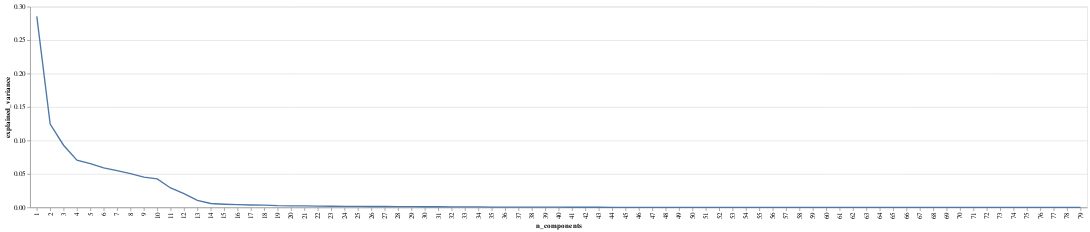

This figure's notebook cell:
### Code cell
draw_components_variance_chart(pca)

### Figure 1 — Vega-Lite specification as saved in the notebook (floating-point values rounded to 4 significant figures)
{"config": {"view": {"continuousWidth": 400, "continuousHeight": 300}}, "data": {"name": "data-421fb1d13028be36a48cf9e052dd18f2"}, "mark": "line", "encoding": {"x": {"field": "n_components", "type": "ordinal"}, "y": {"field": "explained_variance", "type": "quantitative"}}, "$schema": "https://vega.github.io/schema/vega-lite/v4.17.0.json", "datasets": {"data-421fb1d13028be36a48cf9e052dd18f2": [{"n_components": 1, "explained_variance": 0.2856}, {"n_components": 2, "explained_variance": 0.1245}, {"n_components": 3, "explained_variance": 0.09292}, {"n_components": 4, "explained_variance": 0.07071}, {"n_components": 5, "explained_variance": 0.06533}, {"n_components": 6, "explained_variance": 0.05911}, {"n_components": 7, "explained_variance": 0.05504}, {"n_components": 8, "explained_variance": 0.05057}, {"n_components": 9, "explained_variance": 0.04528}, {"n_components": 10, "explained_variance": 0.04266}, {"n_components": 11, "explained_variance": 0.02908}, {"n_components": 12, "explained_variance": 0.02053}, {"n_components": 13, "explained_variance": 0.01043}, {"n_components": 14, "explained_variance": 0.005794}, {"n_components": 15, "explained_variance": 0.00474}, {"n_components": 16, "explained_variance": 0.004111}, {"n_components": 17, "explained_variance": 0.003635}, {"n_components": 18, "explained_variance": 0.003322}, {"n_components": 19, "explained_variance": 0.002618}, {"n_components": 20, "explained_variance": 0.002369}, {"n_components": 21, "explained_variance": 0.002205}, {"n_components": 22, "explained_variance": 0.001968}, {"n_components": 23, "explained_variance": 0.001767}, {"n_components": 24, "explained_variance": 0.001516}, {"n_components": 25, "explained_variance": 0.001454}, {"n_components": 26, "explained_variance": 0.00134}, {"n_components": 27, "explained_variance": 0.00129}, {"n_components": 28, "explained_variance": 0.001128}, {"n_components": 29, "explained_variance": 0.001051}, {"n_components": 30, "explained_variance": 0.0009893}, {"n_components": 31, "explained_variance": 0.0009107}, {"n_components": 32, "explained_variance": 0.0008203}, {"n_components": 33, "explained_variance": 0.0007317}, {"n_components": 34, "explained_variance": 0.0006963}, {"n_components": 35, "explained_variance": 0.0004739}, {"n_components": 36, "explained_variance": 0.0003577}, {"n_components": 37, "explained_variance": 0.0003406}, {"n_components": 38, "explained_variance": 0.0003211}, {"n_components": 39, "explained_variance": 0.0003067}, {"n_components": 40, "explained_variance": 0.0003008}, {"n_components": 41, "explained_variance": 0.0002553}, {"n_components": 42, "explained_variance": 0.0002081}, {"n_components": 43, "explained_variance": 0.0001741}, {"n_components": 44, "explained_variance": 0.0001431}, {"n_components": 45, "explained_variance": 0.0001229}, {"n_components": 46, "explained_variance": 9.932e-05}, {"n_components": 47, "explained_variance": 9.414e-05}, {"n_components": 48, "explained_variance": 8.935e-05}, {"n_components": 49, "explained_variance": 7.537e-05}, {"n_components": 50, "explained_variance": 6.72e-05}, {"n_components": 51, "explained_variance": 5.324e-05}, {"n_components": 52, "explained_variance": 4.675e-05}, {"n_components": 53, "explained_variance": 4.168e-05}, {"n_components": 54, "explained_variance": 3.4e-05}, {"n_components": 55, "explained_variance": 3.181e-05}, {"n_components": 56, "explained_variance": 2.911e-05}, {"n_components": 57, "explained_variance": 2.572e-05}, {"n_components": 58, "explained_variance": 2.283e-05}, {"n_components": 59, "explained_variance": 2.109e-05}, {"n_components": 60, "explained_variance": 1.554e-05}, {"n_components": 61, "explained_variance": 1.211e-05}, {"n_components": 62, "explained_variance": 1.109e-05}, {"n_components": 63, "explained_variance": 1.044e-05}, {"n_components": 64, "explained_variance": 9.292e-06}, {"n_components": 65, "explained_variance": 7.68e-06}, {"n_components": 66, "explained_variance": 7.031e-06}, {"n_components": 67, "explained_variance": 3.859e-06}, {"n_components": 68, "explained_variance": 3.451e-06}, {"n_components": 69, "explained_variance": 3.125e-06}, {"n_components": 70, "explained_variance": 1.951e-06}, {"n_components": 71, "explained_variance": 1.853e-06}, {"n_components": 72, "explained_variance": 1.792e-06}, {"n_components": 73, "explained_variance": 1.334e-06}, {"n_components": 74, "explained_variance": 1.203e-06}, {"n_components": 75, "explained_variance": 6.05e-07}, {"n_components": 76, "explained_variance": 5.658e-07}, {"n_components": 77, "explained_variance": 5.304e-07}, {"n_components": 78, "explained_variance": 4.759e-07}, {"n_components": 79, "explained_variance": 5.981e-09}]}}
